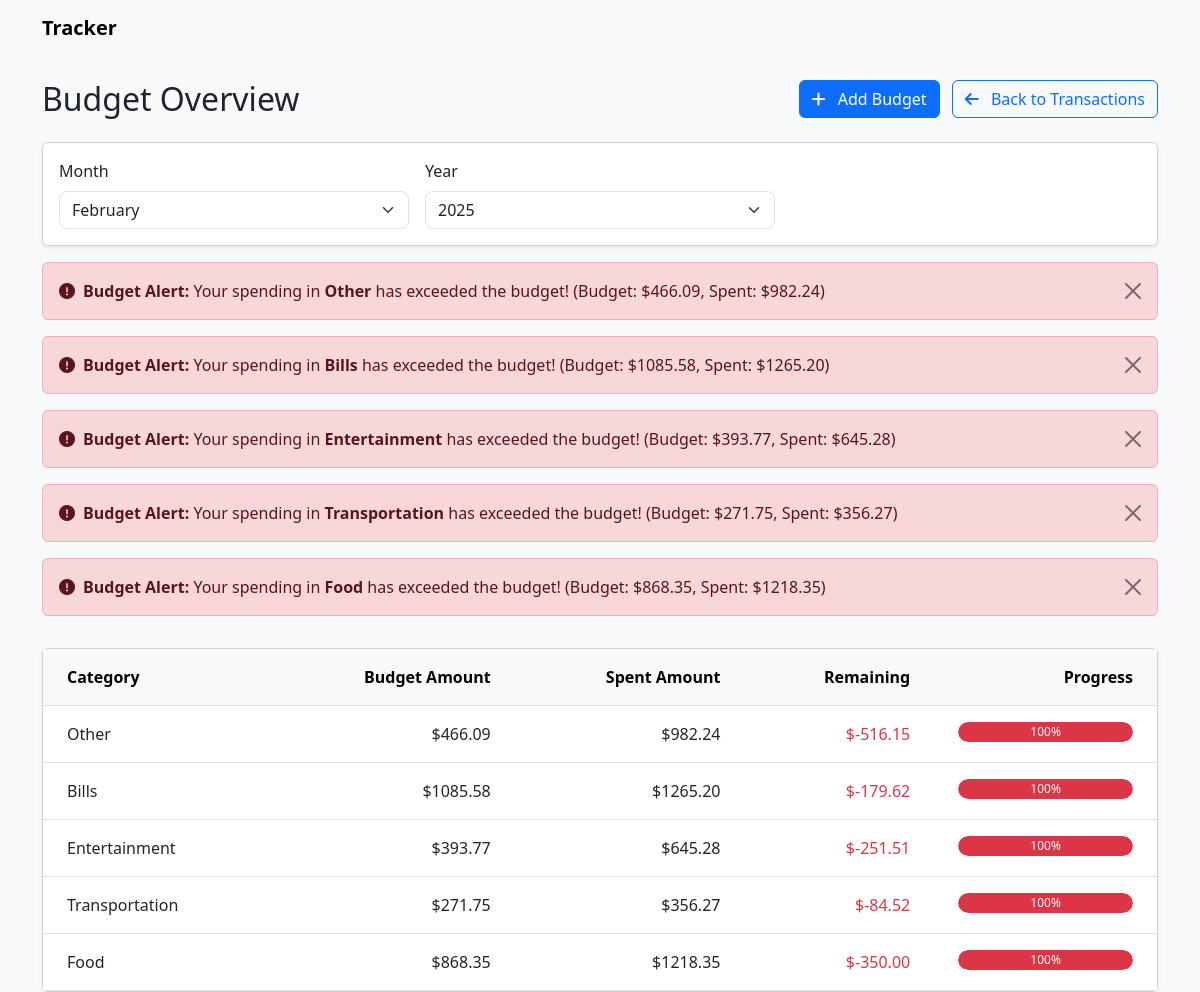
The page /budget/ on the database its author committed.
### transaction/models.py (models this page shows, shortened)
class Budget(models.Model):
    CATEGORY_CHOICES = [
        ('food', 'Food'),
        ('transportation', 'Transportation'),
        ('entertainment', 'Entertainment'),
        ('bills', 'Bills'),
        ('other', 'Other')
    ]
    amount = models.DecimalField(max_digits=10, decimal_places=2)
    created_at = models.DateTimeField(default=timezone.now)
    updated_at = models.DateTimeField(default=timezone.now)
    month = models.IntegerField(default=timezone.now().month)
    year = models.IntegerField(default=timezone.now().year)
    category = models.CharField(max_length=50, choices=CATEGORY_CHOICES)
    class Meta:
        ordering = ['-created_at']

### transaction/views.py (the view)
# urls.py: path('budget/', views.budget, name='budget'),
def budget(request):
    try:
        selected_month = int(request.GET.get('month', timezone.now().month))
        selected_year = int(request.GET.get('year', timezone.now().year))
        available_years = Budget.objects.dates('created_at', 'year').values_list('year', flat=True).distinct()
        if not available_years:
            available_years = [timezone.now().year]
        budgets = Budget.objects.filter(
            month=selected_month,
            year=selected_year
        )
        spent_amounts = (
            Transaction.objects.filter(
                transaction_type='expense',
                date__year=selected_year,
                date__month=selected_month
            )
            .values('category')
            .annotate(total=Sum('amount'))
        )
        spent_dict = {item['category']: float(item['total']) for item in spent_amounts}
        for budget in budgets:
            spent = spent_dict.get(budget.category, 0)
            budget.spent_amount = spent
            budget.remaining = float(budget.amount) - spent
            if float(budget.amount) > 0:
                budget.progress = min((spent / float(budget.amount)) * 100, 100)
            else:
                budget.progress = 0
        context = {
            'budgets': budgets,
            'current_month': timezone.now().month,
            'current_year': timezone.now().year,
            'selected_month': selected_month,
            'selected_year': selected_year,
            'available_years': available_years,
            'months': [
                {'number': i, 'name': datetime(2000, i, 1).strftime('%B')}
                for i in range(1, 13)
            ]
        }
        if request.headers.get('HX-Request'):
            return render(request, 'transaction/partials/budget_table.html', context)
        return render(request, 'transaction/budget.html', context)
    except Exception as e:
        print(f"Error in budget view: {str(e)}")
        return render(request, 'transaction/budget.html', {'error': str(e)})

### transaction/templates/transaction/budget.html (shortened to what this page needs)
{% extends 'main.html' %}
{% block content %}
<div class="container mt-4">
    <div class="row mb-4">
        <div class="col-12 d-flex align-items-center justify-content-between">
            <h2 class="mb-0">Budget Overview</h2>
            <div>
                <a href="{% url 'add_budget' %}" class="btn btn-primary me-2">
                    <i class="fas fa-plus me-2"></i>
                    <span>Add Budget</span>
                </a>
                <a href="{% url 'home' %}" class="btn btn-outline-primary">
                    <i class="fas fa-arrow-left me-2"></i>
                    <span>Back to Transactions</span>
                </a>
            </div>
        </div>
    </div>
    <div class="row mb-3">
        <div class="col-12">
            <div class="card shadow-sm">
                <div class="card-body py-3">
                    <div class="row g-3 align-items-end">
                        <div class="col-md-4">
                            <label for="month" class="form-label">Month</label>
                            <select name="month" id="month" class="form-select"
                                    hx-get="{% url 'budget' %}"
                                    hx-target="#budget-table"
                                    hx-trigger="change"
                                    hx-indicator="#loading">
                                {% for month in months %}
                                    <option value="{{ month.number }}"
                                            {% if month.number == selected_month %}selected{% endif %}>
                                        {{ month.name }}
                                    </option>
                                {% endfor %}
                            </select>
                        </div>
                        <div class="col-md-4">
                            <label for="year" class="form-label">Year</label>
                            <select name="year" id="year" class="form-select"
                                    hx-get="{% url 'budget' %}"
                                    hx-target="#budget-table"
                                    hx-trigger="change"
                                    hx-indicator="#loading">
                                {% for year in available_years %}
                                    <option value="{{ year }}"
                                            {% if year == selected_year %}selected{% endif %}>
                                        {{ year }}
                                    </option>
                                {% endfor %}
                            </select>
                        </div>
                    </div>
                </div>
            </div>
        </div>
    </div>
    <div class="row mb-3">
        <div class="col-12">
            {% for budget in budgets %}
                {% if budget.progress >= 100 %}
                <div class="alert alert-danger alert-dismissible fade show" role="alert">
                    <div class="d-flex align-items-center">
                        <i class="fas fa-exclamation-circle me-2"></i>
                        <div>
                            <strong>Budget Alert:</strong>
                            Your spending in <strong>{{ budget.get_category_display }}</strong> has exceeded the budget!
                            (Budget: ${{ budget.amount|floatformat:2 }}, Spent: ${{ budget.spent_amount|floatformat:2 }})
                        </div>
                    </div>
                    <button type="button" class="btn-close" data-bs-dismiss="alert" aria-label="Close"></button>
                </div>
                {% endif %}
            {% endfor %}
        </div>
    </div>
    <div class="row">
        <div class="col-12">
            <div class="card shadow-sm">
                <div class="card-body p-0 position-relative">
                    <div id="budget-table">
                        {% include 'transaction/partials/budget_table.html' %}
                    </div>
                </div>
            </div>
        </div>
    </div>
</div>
{% endblock %}

### transaction/templates/transaction/partials/budget_table.html
<div class="table-responsive">
    <table class="table table-hover">
        <thead class="table-light">
            <tr>
                <th>Category</th>
                <th class="text-end">Budget Amount</th>
                <th class="text-end">Spent Amount</th>
                <th class="text-end">Remaining</th>
                <th class="text-end">Progress</th>
            </tr>
        </thead>
        <tbody>
            {% for budget in budgets %}
            <tr>
                <td>{{ budget.get_category_display }}</td>
                <td class="text-end">${{ budget.amount|floatformat:2 }}</td>
                <td class="text-end">${{ budget.spent_amount|floatformat:2 }}</td>
                <td class="text-end {% if budget.remaining < 0 %}text-danger{% endif %}">
                    ${{ budget.remaining|floatformat:2 }}
                </td>
                <td class="text-end" style="width: 20%;">
                    <div class="progress">
                        <div class="progress-bar
                            {% if budget.progress >= 100 %}bg-danger
                            {% elif budget.progress >= 80 %}bg-warning
                            {% else %}bg-primary{% endif %}"
                            role="progressbar"
                            style="width: {{ budget.progress|floatformat:0 }}%;"
                            aria-valuenow="{{ budget.progress|floatformat:0 }}"
                            aria-valuemin="0"
                            aria-valuemax="100">
                            {{ budget.progress|floatformat:0 }}%
                        </div>
                    </div>
                </td>
            </tr>
            {% empty %}
            <tr>
                <td colspan="5" class="text-center">
                    No budget set for selected period
                </td>
            </tr>
            {% endfor %}
        </tbody>
    </table>
</div>

### transaction/templates/transaction/budget.html (style rules this page uses)
.progress { height: 20px; background-color: #e9ecef; border-radius: 10px; }
.progress-bar { background-color: #0d6efd; border-radius: 10px; }
.card-body { overflow: hidden; }
.table { margin-bottom: 0; }
.table > :not(caption) > * > * { padding: 1rem 1.5rem; }
.form-select { border-radius: 8px; border: 1px solid #dee2e6; }

### rows shown on the page
Budget: category "Other", amount "466.09", spent_amount "982.24", remaining "-516.15", progress "100"
Budget: category "Bills", amount "1085.58", spent_amount "1265.20", remaining "-179.62", progress "100"
Budget: category "Entertainment", amount "393.77", spent_amount "645.28", remaining "-251.51", progress "100"
Budget: category "Transportation", amount "271.75", spent_amount "356.27", remaining "-84.52", progress "100"
Budget: category "Food", amount "868.35", spent_amount "1218.35", remaining "-350.00", progress "100"

### other values the page prints
form field month "February"
form field year "2025"
